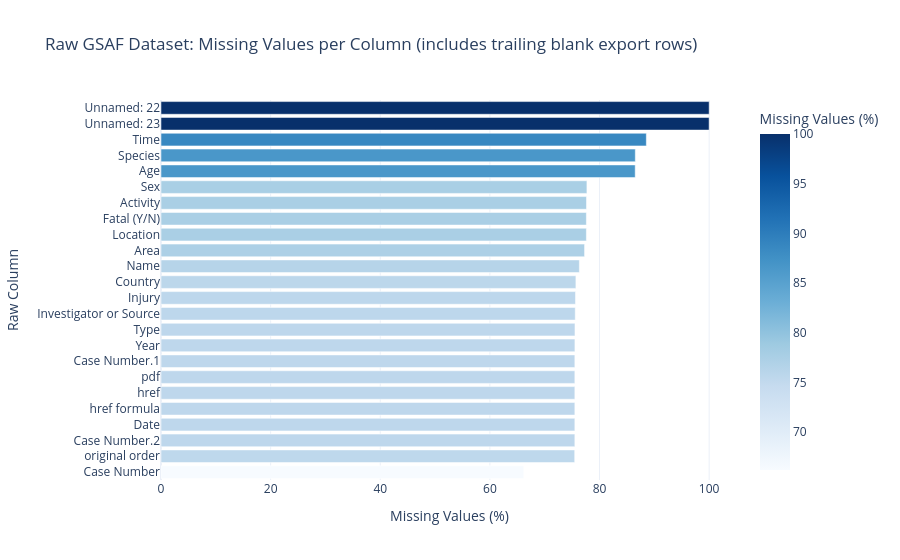

Notebook code cell kept with this figure:
### Code cell
# Visualize missingness percentage per column in the raw GSAF file
fig_missing = px.bar(
    profile_df.sort_values('Missing_Pct', ascending=True),
    x='Missing_Pct',
    y='Column',
    orientation='h',
    color='Missing_Pct',
    color_continuous_scale='Blues',
    labels={'Missing_Pct': 'Missing Values (%)', 'Column': 'Raw Column'},
    title='Raw GSAF Dataset: Missing Values per Column (includes trailing blank export rows)',
)
fig_missing.update_layout(template='plotly_white', height=560)
fig_missing.show()

### Figure 1 — Plotly figure (JSON) as saved in the notebook; plotly's stock layout.template omitted (floating-point values rounded to 4 significant figures)
{"data": [{"hovertemplate": "Missing Values (%)=%{marker.color}<br>Raw Column=%{y}<extra></extra>", "legendgroup": "", "marker": {"color": [66.17, 75.47, 75.5, 75.5, 75.5, 75.5, 75.5, 75.5, 75.51, 75.52, 75.57, 75.61, 75.69, 76.32, 77.27, 77.6, 77.6, 77.62, 77.7, 86.51, 86.53, 88.54, 99.99, 100.0], "coloraxis": "coloraxis", "pattern": {"shape": ""}}, "name": "", "orientation": "h", "showlegend": false, "textposition": "auto", "type": "bar", "x": [66.17, 75.47, 75.5, 75.5, 75.5, 75.5, 75.5, 75.5, 75.51, 75.52, 75.57, 75.61, 75.69, 76.32, 77.27, 77.6, 77.6, 77.62, 77.7, 86.51, 86.53, 88.54, 99.99, 100.0], "xaxis": "x", "y": ["Case Number", "original order", "Case Number.2", "Date", "href formula", "href", "pdf", "Case Number.1", "Year", "Type", "Investigator or Source", "Injury", "Country", "Name", "Area", "Location", "Fatal (Y/N)", "Activity", "Sex", "Age", "Species", "Time", "Unnamed: 23", "Unnamed: 22"], "yaxis": "y"}], "layout": {"barmode": "relative", "coloraxis": {"autocolorscale": false, "colorbar": {"title": {"text": "Missing Values (%)"}}, "colorscale": [[0.0, "rgb(247,251,255)"], [0.125, "rgb(222,235,247)"], [0.25, "rgb(198,219,239)"], [0.375, "rgb(158,202,225)"], [0.5, "rgb(107,174,214)"], [0.625, "rgb(66,146,198)"], [0.75, "rgb(33,113,181)"], [0.875, "rgb(8,81,156)"], [1.0, "rgb(8,48,107)"]]}, "height": 560, "legend": {"tracegroupgap": 0}, "title": {"text": "Raw GSAF Dataset: Missing Values per Column (includes trailing blank export rows)"}, "xaxis": {"anchor": "y", "domain": [0.0, 1.0], "title": {"text": "Missing Values (%)"}}, "yaxis": {"anchor": "x", "domain": [0.0, 1.0], "title": {"text": "Raw Column"}}}}
